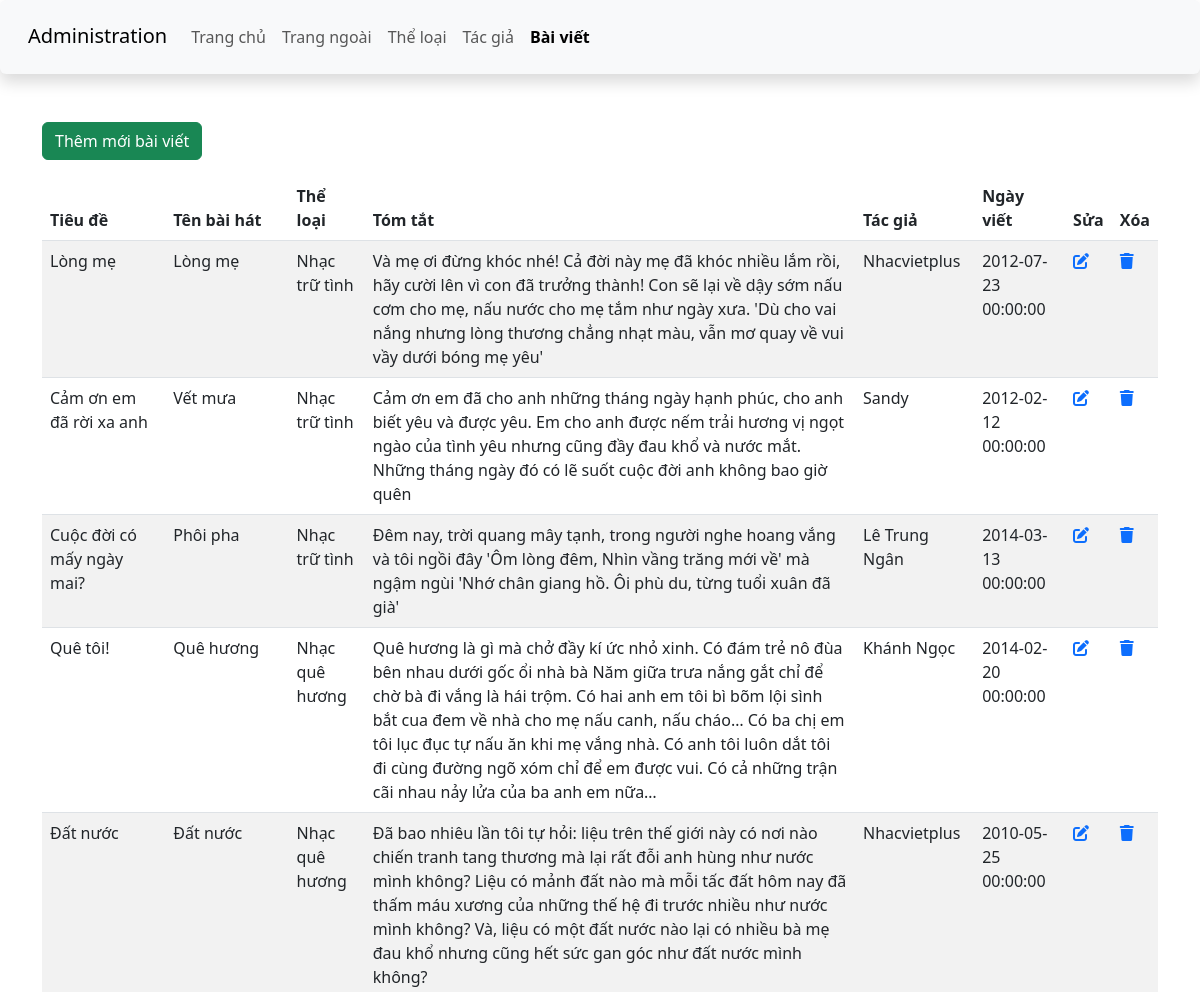
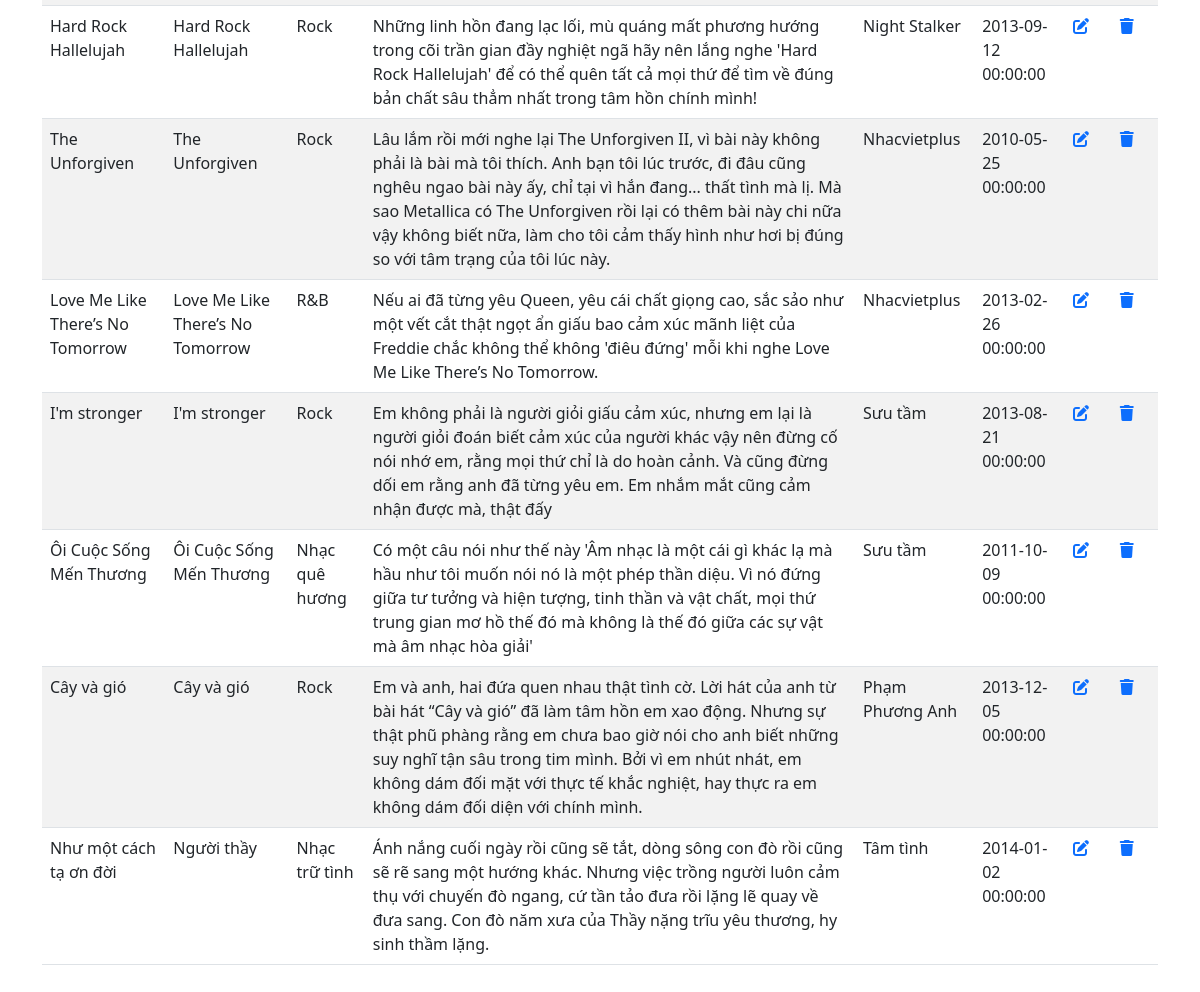
The app's page /btth01/admin/article.php with its own data (2 pictures, top to bottom).
### tables this page shows
CREATE TABLE `baiviet` (
  `ma_bviet` int(11) NOT NULL,
  `tieude` varchar(200) NOT NULL,
  `ten_bhat` varchar(100) NOT NULL,
  `ma_tloai` int(11) NOT NULL,
  `tomtat` text NOT NULL,
  `noidung` text DEFAULT NULL,
  `ma_tgia` int(11) NOT NULL,
  `ngayviet` datetime NOT NULL,
  `hinhanh` varchar(200) DEFAULT NULL
);

CREATE TABLE `theloai` (
  `ma_tloai` int(11) NOT NULL,
  `ten_tloai` varchar(50) NOT NULL
);

CREATE TABLE `tacgia` (
  `ma_tgia` int(11) NOT NULL,
  `ten_tgia` varchar(100) NOT NULL,
  `hinh_tgia` varchar(100) DEFAULT NULL
);

### btth01/admin/article_process.php (the view, shortened to what this page needs)
<?php
include '../db.php';
$sql = "SELECT baiviet.ma_bviet, baiviet.tieude, baiviet.ten_bhat, theloai.ten_tloai, baiviet.tomtat, tacgia.ten_tgia, baiviet.ngayviet
        FROM baiviet
        JOIN theloai ON baiviet.ma_tloai = theloai.ma_tloai
        JOIN tacgia ON baiviet.ma_tgia = tacgia.ma_tgia";
$result = $conn->query($sql);
if ($result->num_rows > 0) {
    while ($row = $result->fetch_assoc()) {
        echo "<tr>
                <td>{$row['tieude']}</td>
                <td>{$row['ten_bhat']}</td>
                <td>{$row['ten_tloai']}</td>
                <td>{$row['tomtat']}</td>
                <td>{$row['ten_tgia']}</td>
                <td>{$row['ngayviet']}</td>
                <td>
                    <a href='edit_article.php?id={$row['ma_bviet']}'><i class='fa-solid fa-pen-to-square'></i></a>
                </td>
                <td>
                    <a href='delete_article.php?id={$row['ma_bviet']}'><i class='fa-solid fa-trash'></i></a>
                </td>
              </tr>";
    }
} else {
    echo "<tr><td colspan='9'>Không có bài viết nào.</td></tr>";
}
?>

### records on screen
baiviet: tieude "Lòng mẹ", ten_bhat "Lòng mẹ", ma_tloai.ten_tloai "Nhạc trữ tình", tomtat "Và mẹ ơi đừng khóc nhé! Cả đời này mẹ đã khóc nhiều lắm rồi, hãy cười lên vì con đã trưởng thành! Con sẽ lại về dậy sớm nấu cơm cho mẹ, nấu nước cho mẹ tắm như ngày xưa. 'Dù cho vai nắng nhưng lòng thương chẳng nhạt màu, vẫn mơ quay về vui vầy dưới bóng mẹ yêu'", ma_tgia.ten_tgia "Nhacvietplus", ngayviet "2012-07-23 00:00:00"
baiviet: tieude "Cảm ơn em đã rời xa anh", ten_bhat "Vết mưa", ma_tloai.ten_tloai "Nhạc trữ tình", tomtat "Cảm ơn em đã cho anh những tháng ngày hạnh phúc, cho anh biết yêu và được yêu. Em cho anh được nếm trải hương vị ngọt ngào của tình yêu nhưng cũng đầy đau khổ và nước mắt. Những tháng ngày đó có lẽ suốt cuộc đời anh không bao giờ quên", ma_tgia.ten_tgia "Sandy", ngayviet "2012-02-12 00:00:00"
baiviet: tieude "Cuộc đời có mấy ngày mai?", ten_bhat "Phôi pha", ma_tloai.ten_tloai "Nhạc trữ tình", tomtat "Đêm nay, trời quang mây tạnh, trong người nghe hoang vắng và tôi ngồi đây 'Ôm lòng đêm, Nhìn vầng trăng mới về' mà ngậm ngùi 'Nhớ chân giang hồ. Ôi phù du, từng tuổi xuân đã già'", ma_tgia.ten_tgia "Lê Trung Ngân", ngayviet "2014-03-13 00:00:00"
baiviet: tieude "Quê tôi!", ten_bhat "Quê hương", ma_tloai.ten_tloai "Nhạc quê hương", tomtat "Quê hương là gì mà chở đầy kí ức nhỏ xinh. Có đám trẻ nô đùa bên nhau dưới gốc ổi nhà bà Năm giữa trưa nắng gắt chỉ để chờ bà đi vắng là hái trộm. Có hai anh em tôi bì bõm lội sình bắt cua đem về nhà cho mẹ nấu canh, nấu cháo… Có ba chị em tôi lục đục tự nấu ăn khi mẹ vắng nhà. Có anh tôi luôn dắt tôi đi cùng đường ngõ xóm chỉ để em được vui. Có cả những trận cãi nhau nảy lửa của ba anh em nữa…", ma_tgia.ten_tgia "Khánh Ngọc", ngayviet "2014-02-20 00:00:00"
baiviet: tieude "Đất nước", ten_bhat "Đất nước", ma_tloai.ten_tloai "Nhạc quê hương", tomtat "Đã bao nhiêu lần tôi tự hỏi: liệu trên thế giới này có nơi nào chiến tranh tang thương mà lại rất đỗi anh hùng như nước mình không? Liệu có mảnh đất nào mà mỗi tấc đất hôm nay đã thấm máu xương của những thế hệ đi trước nhiều như nước mình không? Và, liệu có một đất nước nào lại có nhiều bà mẹ đau khổ nhưng cũng hết sức gan góc như đất nước mình không?", ma_tgia.ten_tgia "Nhacvietplus", ngayviet "2010-05-25 00:00:00"
baiviet: tieude "Hard Rock Hallelujah", ten_bhat "Hard Rock Hallelujah", ma_tloai.ten_tloai "Rock", tomtat "Những linh hồn đang lạc lối, mù quáng mất phương hướng trong cõi trần gian đầy nghiệt ngã hãy nên lắng nghe 'Hard Rock Hallelujah' để có thể quên tất cả mọi thứ để tìm về đúng bản chất sâu thẳm nhất trong tâm hồn chính mình!", ma_tgia.ten_tgia "Night Stalker", ngayviet "2013-09-12 00:00:00"
baiviet: tieude "The Unforgiven", ten_bhat "The Unforgiven", ma_tloai.ten_tloai "Rock", tomtat "Lâu lắm rồi mới nghe lại The Unforgiven II, vì bài này không phải là bài mà tôi thích. Anh bạn tôi lúc trước, đi đâu cũng nghêu ngao bài này ấy, chỉ tại vì hắn đang... thất tình mà lị. Mà sao Metallica có The Unforgiven rồi lại có thêm bài này chi nữa vậy không biết nữa, làm cho tôi cảm thấy hình như hơi bị đúng so với tâm trạng của tôi lúc này.", ma_tgia.ten_tgia "Nhacvietplus", ngayviet "2010-05-25 00:00:00"
baiviet: tieude "Love Me Like There’s No Tomorrow", ten_bhat "Love Me Like There’s No Tomorrow", ma_tloai.ten_tloai "R&B", tomtat "Nếu ai đã từng yêu Queen, yêu cái chất giọng cao, sắc sảo như một vết cắt thật ngọt ẩn giấu bao cảm xúc mãnh liệt của Freddie chắc không thể không 'điêu đứng' mỗi khi nghe Love Me Like There’s No Tomorrow.", ma_tgia.ten_tgia "Nhacvietplus", ngayviet "2013-02-26 00:00:00"
baiviet: tieude "I'm stronger", ten_bhat "I'm stronger", ma_tloai.ten_tloai "Rock", tomtat "Em không phải là người giỏi giấu cảm xúc, nhưng em lại là người giỏi đoán biết cảm xúc của người khác vậy nên đừng cố nói nhớ em, rằng mọi thứ chỉ là do hoàn cảnh. Và cũng đừng dối em rằng anh đã từng yêu em. Em nhắm mắt cũng cảm nhận được mà, thật đấy", ma_tgia.ten_tgia "Sưu tầm", ngayviet "2013-08-21 00:00:00"
baiviet: tieude "Ôi Cuộc Sống Mến Thương", ten_bhat "Ôi Cuộc Sống Mến Thương", ma_tloai.ten_tloai "Nhạc quê hương", tomtat "Có một câu nói như thế này 'Âm nhạc là một cái gì khác lạ mà hầu như tôi muốn nói nó là một phép thần diệu. Vì nó đứng giữa tư tưởng và hiện tượng, tinh thần và vật chất, mọi thứ trung gian mơ hồ thế đó mà không là thế đó giữa các sự vật mà âm nhạc hòa giải'", ma_tgia.ten_tgia "Sưu tầm", ngayviet "2011-10-09 00:00:00"
baiviet: tieude "Cây và gió", ten_bhat "Cây và gió", ma_tloai.ten_tloai "Rock", tomtat "Em và anh, hai đứa quen nhau thật tình cờ. Lời hát của anh từ bài hát “Cây và gió” đã làm tâm hồn em xao động. Nhưng sự thật phũ phàng rằng em chưa bao giờ nói cho anh biết những suy nghĩ tận sâu trong tim mình. Bởi vì em nhút nhát, em không dám đối mặt với thực tế khắc nghiệt, hay thực ra em không dám đối diện với chính mình.", ma_tgia.ten_tgia "Phạm Phương Anh", ngayviet "2013-12-05 00:00:00"
baiviet: tieude "Như một cách tạ ơn đời", ten_bhat "Người thầy", ma_tloai.ten_tloai "Nhạc trữ tình", tomtat "Ánh nắng cuối ngày rồi cũng sẽ tắt, dòng sông con đò rồi cũng sẽ rẽ sang một hướng khác. Nhưng việc trồng người luôn cảm thụ với chuyến đò ngang, cứ tần tảo đưa rồi lặng lẽ quay về đưa sang. Con đò năm xưa của Thầy nặng trĩu yêu thương, hy sinh thầm lặng.", ma_tgia.ten_tgia "Tâm tình", ngayviet "2014-01-02 00:00:00"
